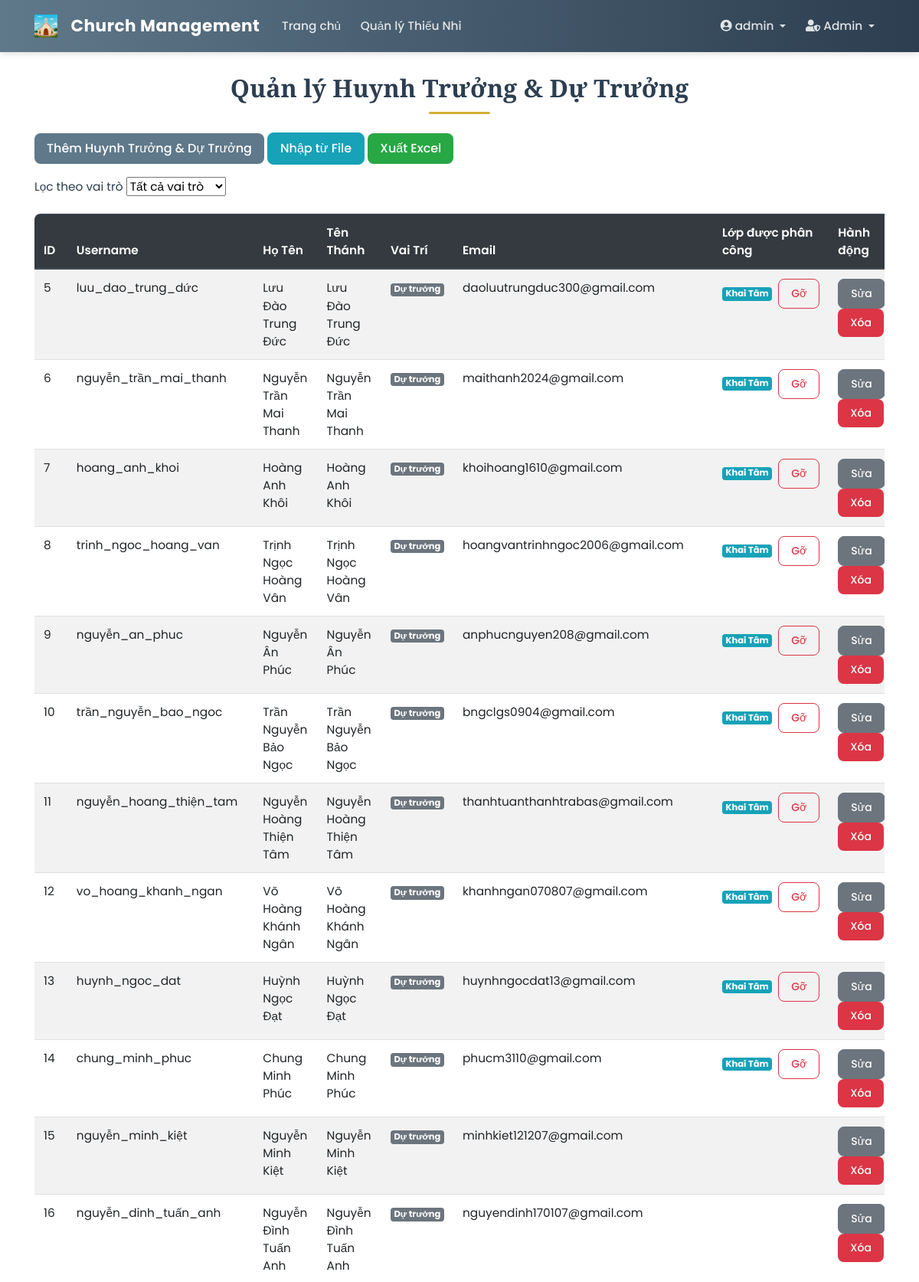
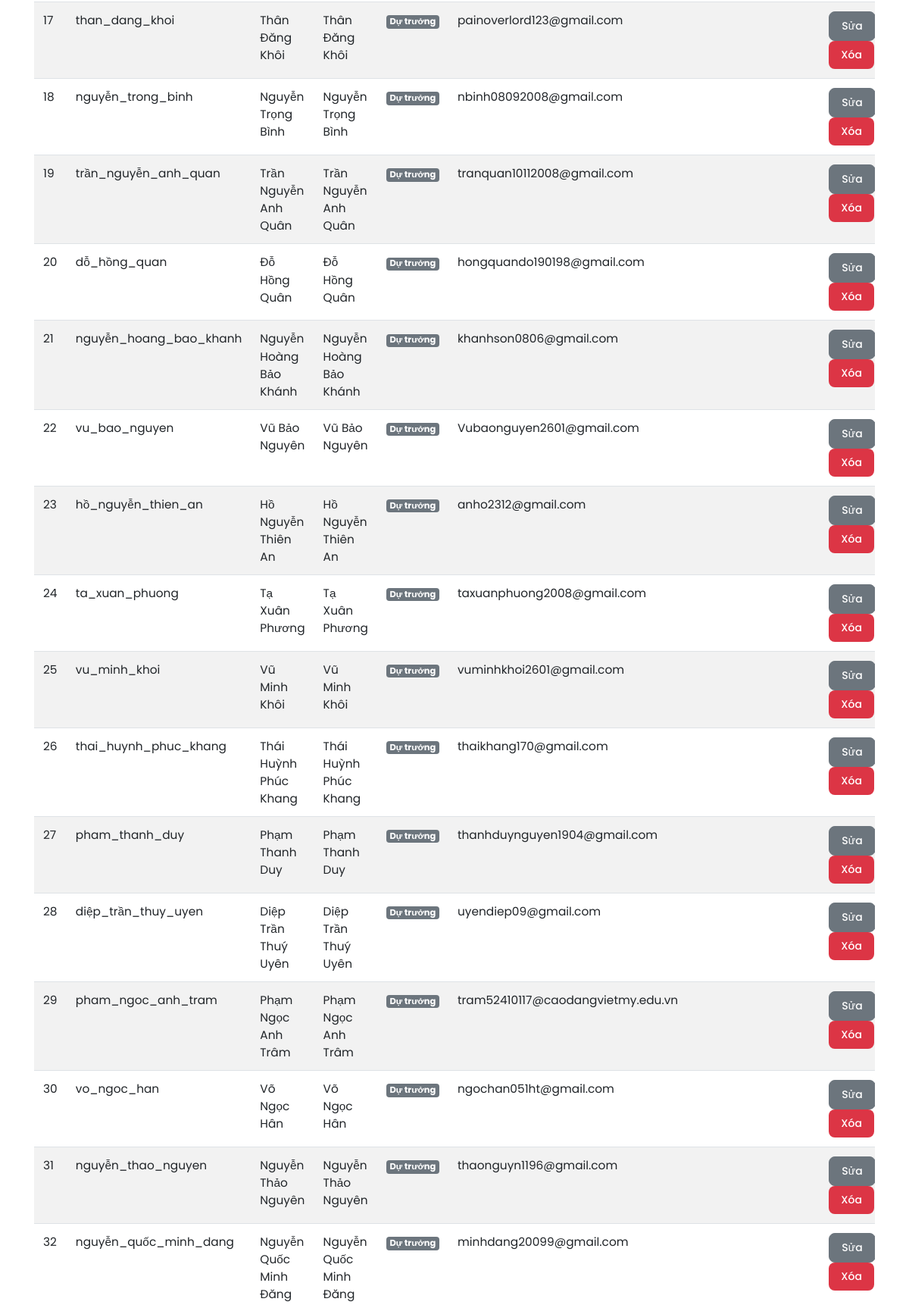
Page /admin/leaders/ (signed in, upper part) on the committed database (2 pictures, top to bottom).
### app/models/user.py (models this page shows, shortened)
class User(db.Model, UserMixin):
    __tablename__ = 'user'
    id = db.Column(db.Integer, primary_key=True)
    username = db.Column(db.String(20), unique=True, nullable=False)
    email = db.Column(db.String(120), unique=True, nullable=False)
    password_hash = db.Column(db.String(60), nullable=False)
    role = db.Column(db.String(50), nullable=False, default='guest')
    created_at = db.Column(db.DateTime, nullable=False, default=datetime.utcnow)
    profile = db.relationship(
        'UserProfile',
        back_populates='user',
        uselist=False,
        cascade='all, delete-orphan'
    )
    assigned_classes = db.relationship(
        'ClassModel',
        secondary=class_leaders_association,
        back_populates='leaders',
        lazy='dynamic'
    )
    announcements = db.relationship('Announcement', backref='author', lazy=True)
    feedbacks = db.relationship('Feedback', backref='sender', lazy=True)
    @property
    def password(self):
        """Ngăn chặn việc đọc trực tiếp mật khẩu."""
        raise AttributeError('password is not a readable attribute')
    def is_admin(self):
        return self.role == 'admin'

### app/models/user_profile.py (models this page shows, shortened)
class UserProfile(db.Model):
    __tablename__ = 'user_profile'
    id = db.Column(db.Integer, primary_key=True)
    ten_thanh = db.Column(db.String(50), nullable=True)
    ho_ten = db.Column(db.String(100), nullable=False)
    sdt = db.Column(db.String(15), nullable=True)
    dia_chi = db.Column(db.String(255), nullable=True)
    avatar_filename = db.Column(db.String(100), nullable=True)
    user_id = db.Column(db.Integer, db.ForeignKey('user.id'), unique=True, nullable=False)
    user = db.relationship('User', back_populates='profile')

### app/models/class_model.py (models this page shows, shortened)
class ClassModel(db.Model):
    __tablename__ = 'class_model'
    id = db.Column(db.Integer, primary_key=True)
    name = db.Column(db.String(100), unique=True, nullable=False)
    students = db.relationship('Student', backref='class_assigned', lazy='dynamic')
    leaders = db.relationship(
        'User',
        secondary=class_leaders_association,
        back_populates='assigned_classes',
        lazy='dynamic'
    )

### app/controllers/leader_controller.py (the view)
@leader_bp.route('/')
@login_required
@admin_required
def list_leaders():
    role_filter = request.args.get('role_filter')
    query = User.query.filter(User.role.in_(['huynh_truong', 'du_truong'])).join(UserProfile)
    if role_filter:
        query = query.filter(User.role == role_filter)
    leaders = query.all()
    return render_template('admin/leader_list.html', title='Quản lý Huynh Trưởng & Dự Trưởng', leaders=leaders)

### app/models/user.py (called while the page is built)
@login_manager.user_loader
def load_user(user_id):
    return User.query.get(int(user_id))

### app/templates/admin/leader_list.html (shortened to what this page needs)
{% extends "base.html" %}
{% block content %}
    <h1 class="mb-4">Quản lý Huynh Trưởng & Dự Trưởng</h1>
    <div class="mb-3">
        <a href="{{ url_for('leader.add_leader') }}" class="btn btn-primary">Thêm Huynh Trưởng & Dự Trưởng</a>
        <a href="{{ url_for('leader.import_leaders') }}" class="btn btn-info">Nhập từ File</a>
        <a href="{{ url_for('leader.export_leaders') }}" class="btn btn-success">Xuất Excel</a>
    </div>
    <form method="GET" class="mb-3">
        <div class="row">
            <div class="col-md-4">
                <label for="role_filter" class="form-label">Lọc theo vai trò</label>
                <select name="role_filter" id="role_filter" class="form-select" onchange="this.form.submit()">
                    <option value="">Tất cả vai trò</option>
                </select>
            </div>
        </div>
    </form>
    <div class="table-responsive card-shadow">
        <table class="table table-striped table-hover">
            <thead class="thead-dark">
                <tr>
                    <th>ID</th>
                    <th>Username</th>
                    <th>Họ Tên</th>
                    <th>Tên Thánh</th>
                    <th>Vai Trí</th>
                    <th>Email</th>
                    <th>Lớp được phân công</th>
                    <th>Hành động</th>
                </tr>
            </thead>
            <tbody>
                {% for leader in leaders %}
                <tr>
                    <td>{{ leader.id }}</td>
                    <td>{{ leader.username }}</td>
                    <td>{{ leader.profile.ho_ten }}</td>
                    <td>{{ leader.profile.ten_thanh or 'N/A' }}</td>
                    <td><span class="badge badge-secondary">{{ 'Huynh trưởng' if leader.role == 'huynh_truong' else 'Dự trưởng' }}</span></td>
                    <td>{{ leader.email }}</td>
                    <td>
                        {% for class in leader.assigned_classes %}
                        <div class="d-flex align-items-center mb-1">
                            <span class="badge badge-info mr-2">{{ class.name }}</span>
                            <form action="{{ url_for('admin.assign_leader') }}" method="POST" class="d-inline">
                                <button type="submit" class="btn btn-sm btn-outline-danger" title="Gỡ phân công">Gỡ</button>
                            </form>
                        </div>
                        {% endfor %}
                    </td>
                    <td>
                        <a href="{{ url_for('leader.edit_leader', user_id=leader.id) }}" class="btn btn-secondary btn-sm">Sửa</a>
                        <form action="{{ url_for('leader.delete_leader', user_id=leader.id) }}" method="POST" class="d-inline">
                            <button type="submit" class="btn btn-danger btn-sm" onclick="return confirm('Bạn có chắc chắn muốn xóa Huynh Trưởng này?')">Xóa</button>
                        </form>
                    </td>
                </tr>
                {% endfor %}
            </tbody>
        </table>
    </div>
{% endblock content %}

### app/templates/base.html (shortened to what this page needs)
<!DOCTYPE html>
<html lang="vi">
<head>
    <link rel="stylesheet" href="https://stackpath.bootstrapcdn.com/bootstrap/4.5.2/css/bootstrap.min.css">
    <link rel="stylesheet" href="https://cdnjs.cloudflare.com/ajax/libs/font-awesome/5.15.3/css/all.min.css">
    <link rel="stylesheet" href="{{ url_for('static', filename='css/style.css') }}">
</head>
<body>
    <header class="site-header">
        <nav class="navbar navbar-expand-lg navbar-dark custom-navbar fixed-top">
            <div class="container">
                <a class="navbar-brand d-flex align-items-center" href="{{ url_for('main_routes.home') }}">
                <img src="{{ url_for('static', filename='img/Church.png') }}" alt="Church" class="Church mr-2" style="height: 30px; width: auto;">
                <span class="brand-text">Church Management</span>
            </a>
                <div class="collapse navbar-collapse" id="navbarToggle">
                    <ul class="navbar-nav mr-auto">
                        {% if current_user.is_authenticated %}
                            <li class="nav-item"><a class="nav-link" href="{{ url_for('main_routes.home') }}">Trang chủ</a></li>
                            <li class="nav-item"><a class="nav-link" href="{{ url_for('student.list_students') }}">Quản lý Thiếu Nhi</a></li>
                        {% endif %}
                    </ul>
                    <ul class="navbar-nav ml-auto">
                        {% if current_user.is_authenticated %}
                            <li class="nav-item dropdown">
                                <a class="nav-link dropdown-toggle" href="#" id="accountDropdown" data-toggle="dropdown">
                                    <i class="fas fa-user-circle"></i> {{ current_user.username }}
                                </a>
                            </li>
                            {% if current_user.role == 'admin' %}
                            <li class="nav-item dropdown">
                                <a class="nav-link dropdown-toggle" href="#" id="adminDropdown" data-toggle="dropdown">
                                    <i class="fas fa-user-shield"></i> Admin
                                </a>
                            </li>
                            {% endif %}
                        {% else %}
                            <li class="nav-item"><a class="nav-link" href="{{ url_for('auth.login') }}">Đăng nhập</a></li>
                            <li class="nav-item"><a class="nav-link" href="{{ url_for('auth.register') }}">Đăng ký</a></li>
                        {% endif %}
                    </ul>
                </div>
            </div>
        </nav>
    </header>
    <main class="main-content container mt-5 pt-5">
        {% block content %}{% endblock %}
    </main>
</body>
</html>

### app/static/css/style.css (style rules this page uses)
:root { --primary-color: #8a7b5f; --secondary-color: #5f788a; --dark-color: #2c3e50; --light-color: #fdfdfd; --soft-gold: #d4af37; --muted-gray: #6c757d; --light-bg: #f8f9fa; --shadow: 0 4px 12px rgba(0, 0, 0, 0.08); --border-radius: 0.5rem; }
body { font-family: 'Poppins', sans-serif; background: linear-gradient( rgba(255, 255, 255, 0.98), rgba(255, 255, 255, 0.97) ), url('https://source.unsplash.com/1600x900/?church,stained-glass,light,cathedral'); background-size: cover; background-attachment: fixed; background-position: center; color: var(--dark-color); display: flex; flex-direction: column; min-height: 100vh; font-size: 0.96rem; }
a { color: var(--secondary-color); text-decoration: none; transition: color 0.2s ease-in-out; }
h1, h2, h3, h4, h5 { font-family: 'Playfair Display', serif; font-weight: 600; color: var(--dark-color); }
h1 { text-align: center; font-size: 2rem; position: relative; }
h1::after { content: ""; display: block; width: 80px; height: 3px; background: var(--soft-gold); margin: 12px auto 0; border-radius: 3px; }
.custom-navbar { background: linear-gradient(90deg, var(--secondary-color), var(--dark-color)); box-shadow: 0 2px 8px rgba(0,0,0,0.15); padding: 0.8rem 1rem; }
.brand-text { font-weight: 700; font-size: 1.35rem; color: #fff; margin-left: 0.6rem; letter-spacing: 0.5px; }
.nav-link { color: rgba(255, 255, 255, 0.85) !important; font-weight: 500; transition: color 0.2s; margin: 0 0.3rem; }
.table { background: #fff; border-radius: var(--border-radius); overflow: hidden; }
.table thead th { background-color: var(--secondary-color); color: #fff; font-weight: 600; }
.btn { font-weight: 500; border-radius: var(--border-radius); padding: 0.5rem 1rem; transition: all 0.2s ease; }
.btn-primary { background-color: var(--secondary-color); border: none; color: white; }
.btn-success { background-color: #28a745; border: none; }
.btn-danger { background-color: #dc3545; border: none; }

### rows in the picture
User: username "admin"
User: id "5", username "luu_dao_trung_dức", profile.ho_ten "Lưu Đào Trung Đức", profile "Lưu Đào Trung Đức", role "Dự trưởng", email "daoluutrungduc300@gmail.com"
ClassModel: name "Khai Tâm"
User: id "6", username "nguyễn_trần_mai_thanh", profile.ho_ten "Nguyễn Trần Mai Thanh", profile "Nguyễn Trần Mai Thanh", role "Dự trưởng", email "maithanh2024@gmail.com"
User: id "7", username "hoang_anh_khoi", profile.ho_ten "Hoàng Anh Khôi", profile "Hoàng Anh Khôi", role "Dự trưởng", email "khoihoang1610@gmail.com"
User: id "8", username "trinh_ngoc_hoang_van", profile.ho_ten "Trịnh Ngọc Hoàng Vân", profile "Trịnh Ngọc Hoàng Vân", role "Dự trưởng", email "hoangvantrinhngoc2006@gmail.com"
User: id "9", username "nguyễn_an_phuc", profile.ho_ten "Nguyễn Ân Phúc", profile "Nguyễn Ân Phúc", role "Dự trưởng", email "anphucnguyen208@gmail.com"
User: id "10", username "trần_nguyễn_bao_ngoc", profile.ho_ten "Trần Nguyễn Bảo Ngọc", profile "Trần Nguyễn Bảo Ngọc", role "Dự trưởng", email "bngclgs0904@gmail.com"
User: id "11", username "nguyễn_hoang_thiện_tam", profile.ho_ten "Nguyễn Hoàng Thiện Tâm", profile "Nguyễn Hoàng Thiện Tâm", role "Dự trưởng", email "thanhtuanthanhtrabas@gmail.com"
User: id "12", username "vo_hoang_khanh_ngan", profile.ho_ten "Võ Hoàng Khánh Ngân", profile "Võ Hoàng Khánh Ngân", role "Dự trưởng", email "khanhngan070807@gmail.com"
User: id "13", username "huynh_ngoc_dat", profile.ho_ten "Huỳnh Ngọc Đạt", profile "Huỳnh Ngọc Đạt", role "Dự trưởng", email "huynhngocdat13@gmail.com"
User: id "14", username "chung_minh_phuc", profile.ho_ten "Chung Minh Phúc", profile "Chung Minh Phúc", role "Dự trưởng", email "phucm3110@gmail.com"
User: id "15", username "nguyễn_minh_kiệt", profile.ho_ten "Nguyễn Minh Kiệt", profile "Nguyễn Minh Kiệt", role "Dự trưởng", email "minhkiet121207@gmail.com"
User: id "16", username "nguyễn_dinh_tuấn_anh", profile.ho_ten "Nguyễn Đình Tuấn Anh", profile "Nguyễn Đình Tuấn Anh", role "Dự trưởng", email "nguyendinh170107@gmail.com"
User: id "17", username "than_dang_khoi", profile.ho_ten "Thân Đăng Khôi", profile "Thân Đăng Khôi", role "Dự trưởng", email "painoverlord123@gmail.com"
User: id "18", username "nguyễn_trong_binh", profile.ho_ten "Nguyễn Trọng Bình", profile "Nguyễn Trọng Bình", role "Dự trưởng", email "nbinh08092008@gmail.com"
User: id "19", username "trần_nguyễn_anh_quan", profile.ho_ten "Trần Nguyễn Anh Quân", profile "Trần Nguyễn Anh Quân", role "Dự trưởng", email "tranquan10112008@gmail.com"
User: id "20", username "dỗ_hồng_quan", profile.ho_ten "Đỗ Hồng Quân", profile "Đỗ Hồng Quân", role "Dự trưởng", email "hongquando190198@gmail.com"
User: id "21", username "nguyễn_hoang_bao_khanh", profile.ho_ten "Nguyễn Hoàng Bảo Khánh", profile "Nguyễn Hoàng Bảo Khánh", role "Dự trưởng", email "khanhson0806@gmail.com"
User: id "22", username "vu_bao_nguyen", profile.ho_ten "Vũ Bảo Nguyên", profile "Vũ Bảo Nguyên", role "Dự trưởng", email "Vubaonguyen2601@gmail.com"
User: id "23", username "hồ_nguyễn_thien_an", profile.ho_ten "Hồ Nguyễn Thiên An", profile "Hồ Nguyễn Thiên An", role "Dự trưởng", email "anho2312@gmail.com"
User: id "24", username "ta_xuan_phuong", profile.ho_ten "Tạ Xuân Phương", profile "Tạ Xuân Phương", role "Dự trưởng", email "taxuanphuong2008@gmail.com"
User: id "25", username "vu_minh_khoi", profile.ho_ten "Vũ Minh Khôi", profile "Vũ Minh Khôi", role "Dự trưởng", email "vuminhkhoi2601@gmail.com"
User: id "26", username "thai_huynh_phuc_khang", profile.ho_ten "Thái Huỳnh Phúc Khang", profile "Thái Huỳnh Phúc Khang", role "Dự trưởng", email "thaikhang170@gmail.com"
User: id "27", username "pham_thanh_duy", profile.ho_ten "Phạm Thanh Duy", profile "Phạm Thanh Duy", role "Dự trưởng", email "thanhduynguyen1904@gmail.com"
User: id "28", username "diệp_trần_thuy_uyen", profile.ho_ten "Diệp Trần Thuý Uyên", profile "Diệp Trần Thuý Uyên", role "Dự trưởng", email "uyendiep09@gmail.com"
User: id "29", username "pham_ngoc_anh_tram", profile.ho_ten "Phạm Ngọc Anh Trâm", profile "Phạm Ngọc Anh Trâm", role "Dự trưởng", email "tram52410117@caodangvietmy.edu.vn"
User: id "30", username "vo_ngoc_han", profile.ho_ten "Võ Ngọc Hân", profile "Võ Ngọc Hân", role "Dự trưởng", email "ngochan051ht@gmail.com"
User: id "31", username "nguyễn_thao_nguyen", profile.ho_ten "Nguyễn Thảo Nguyên", profile "Nguyễn Thảo Nguyên", role "Dự trưởng", email "thaonguyn1196@gmail.com"
User: id "32", username "nguyễn_quốc_minh_dang", profile.ho_ten "Nguyễn Quốc Minh Đăng", profile "Nguyễn Quốc Minh Đăng", role "Dự trưởng", email "minhdang20099@gmail.com"
